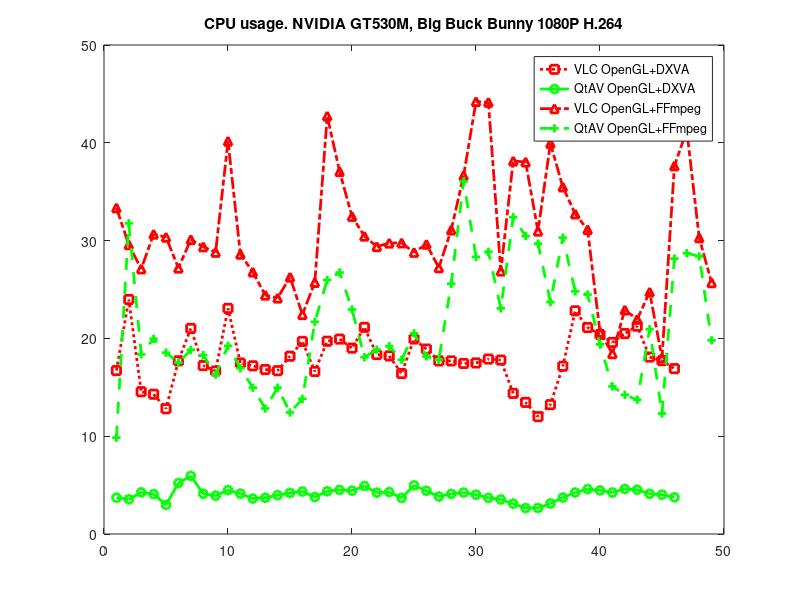

MATLAB code to generate this figure:

VLC=[16.71 23.98 14.55 14.29 12.81 17.71 21.02 17.22 16.67 23.07 17.48  17.20 16.82 16.70 18.18 19.69 16.62 19.71 19.93 19.01 21.13 18.35 18.21 16.41 19.94 18.91 17.70 17.70 17.44 17.49 17.89 17.78 14.38 13.46 12.00 13.23 17.15 22.82 21.11 20.40 19.59 20.50 21.25 18.09 17.73 16.91];
QTAV=[3.72  3.55  4.26  4.08  2.98  5.22  5.94  4.12  3.92  4.49  4.13   3.62  3.71  3.97  4.20  4.35  3.78  4.37  4.51  4.43  4.91  4.23  4.29  3.69  4.97  4.42  3.83  4.10  4.24  4.02  3.70  3.53  3.10 2.65  2.66  3.12  3.73  4.24  4.59  4.46  4.24  4.61  4.53  4.11  4.02  3.75];
plot(VLC', ':rs','LineWidth',2)
legend('VLC OpenGL+DXVA')
hold on
plot(QTAV', '-go','LineWidth',2)
legend('QtAV OpenGL+DXVA')
hold on

VLCFF=[33.35 29.58 27.11 30.66 30.35 27.19 30.11 29.37 28.81 40.17 28.61 26.79 24.43 24.13 26.27 22.44 25.72 42.74 37.06 32.48 30.46 29.39 29.75 29.77 28.80 29.63 27.23 31.09 36.65 44.22 44.14 26.89 38.14 38.04 30.97 39.94 35.49 32.73 31.12 20.64 18.44 22.91 21.95 24.74 18.01 37.64 41.27 30.29 25.70];
QTAVFF=[9.85  31.77 18.37 19.96 18.54 17.52 18.83 18.29 16.30 19.24 16.95 14.96 12.83 14.96 12.42 13.82 21.69 25.98 26.73 22.96 18.08 18.86 19.21 17.82 20.52 18.16 17.82 25.59 36.05 28.33 28.86 23.07 32.40 30.46 29.69 23.73 30.30 24.82 24.48 19.39 15.09 14.23 13.73 20.94 12.32 28.16 28.72 28.39 19.80];

plot(VLCFF', '-.r^','LineWidth',2)
legend('VLC OpenGL+FFmpeg')
hold on
plot(QTAVFF', '--g+','LineWidth',2)
legend('VLC OpenGL+DXVA', 'QtAV OpenGL+DXVA', 'VLC OpenGL+FFmpeg', 'QtAV OpenGL+FFmpeg')
hold off

title('CPU usage. NVIDIA GT530M, Big Buck Bunny 1080P H.264');
